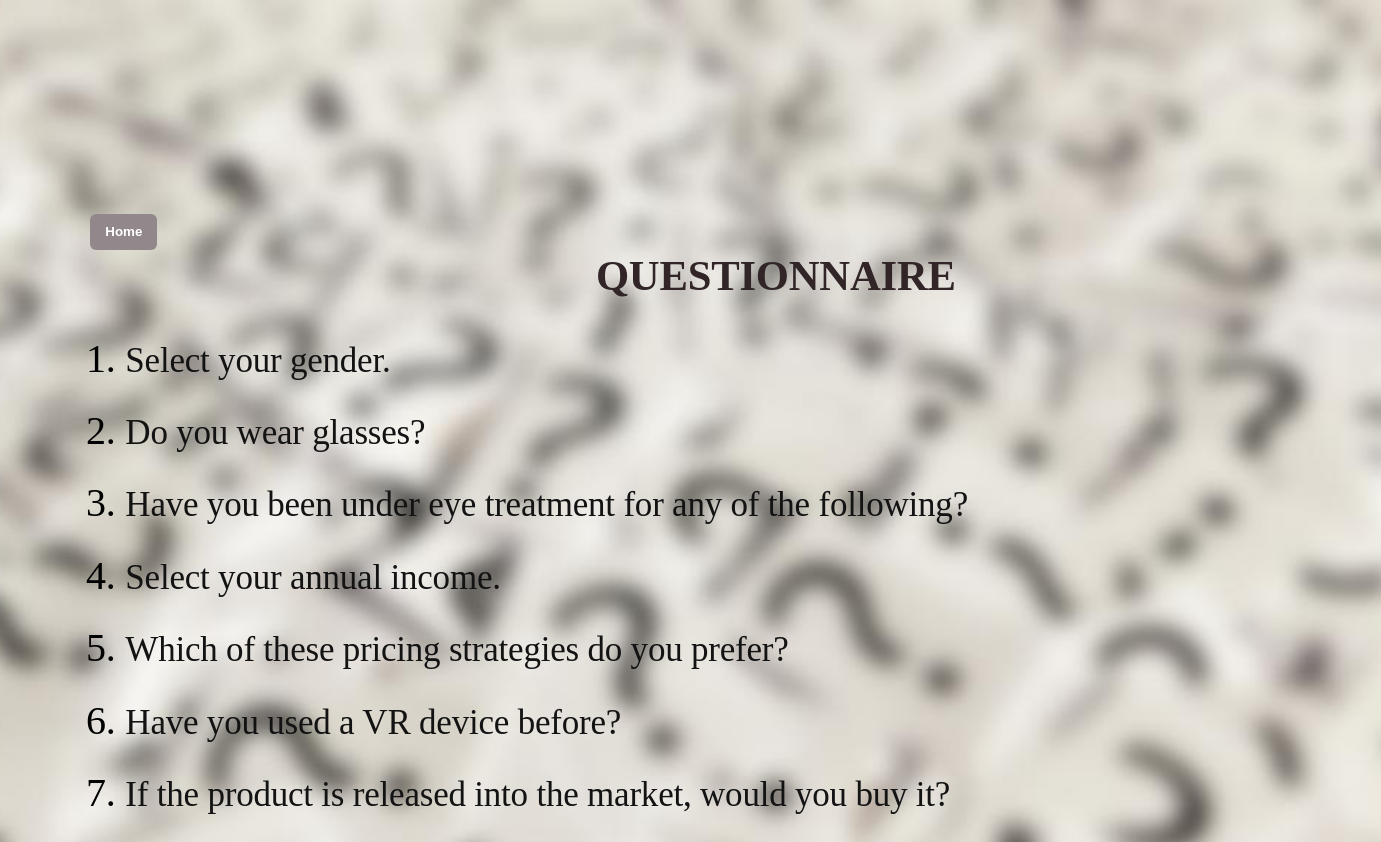
Screenshot of /polls/ with the database file from the repository.
### polls/models.py (models this page shows)
class Question(models.Model):
	def __str__(self):
            return self.question_text
	question_text = models.CharField(max_length=200)
        pub_date = models.DateTimeField('date published')
	def was_published_recently(self):
            return self.pub_date >= timezone.now() - datetime.timedelta(days=1)

### polls/views.py (the view)
class IndexView(generic.ListView):
    template_name = 'polls/index.html'
    context_object_name = 'latest_question_list'
    def get_queryset(self):
	return Question.objects.order_by('pub_date')

### polls/templates/polls/index.html (shortened to what this page needs)
<link rel="stylesheet" href="/static/assets/css/main.css" />
<form action="/" method="get">
<input type="submit" value="Home" />
</form>
<h1 > QUESTIONNAIRE </h1>
{% if latest_question_list %}
    <ol>
    {% for question in latest_question_list %}
        <li><a href="{% url 'polls:detail' question.id %}" style="font-size: 35px">{{ question.question_text }}</a></li>
    {% endfor %}
    </ol>
{% else %}
    <p>No polls are available.</p>
{% endif %}

### static/assets/css/main.css (style rules this page uses)
html, body, div, h1, h2, h3, h4, h5, h6, p, a, img, center, dl, dt, dd, ol, ul, li, form, label, table, caption, tbody, tfoot, thead, tr, th, td { margin: 0; border: 0; vertical-align: baseline; }
ol li { color: #000000; font-size: 40px; }
a { color: #131313; text-decoration: none; }
h1, h2 { color: #312528; font-family: "Lucida Console"; font-weight: 700; text-align: center; line-height: 1em; margin: 0 0 1em 0; }
input[type="submit"], input[type="reset"], input[type="button"], button, .button { -webkit-appearance: none; -ms-appearance: none; background-color: #92888b; border-radius: 6px; margin: 5px; border: 0; color: #ffffff !important; cursor: pointer; display: inline-block; font-weight: 700; height: 2.75em; line-height: 2.75em; padding: 0 1.125em; text-align: center; text-decoration: none; white-space: nowrap; }

### rows the page displays
Question: question_text "Select your gender."
Question: question_text "Do you wear glasses?"
Question: question_text "Have you been under eye treatment for any of the following?"
Question: question_text "Select your annual income."
Question: question_text "Which of these pricing strategies do you prefer?"
Question: question_text "Have you used a VR device before?"
Question: question_text "If the product is released into the market, would you buy it?"
